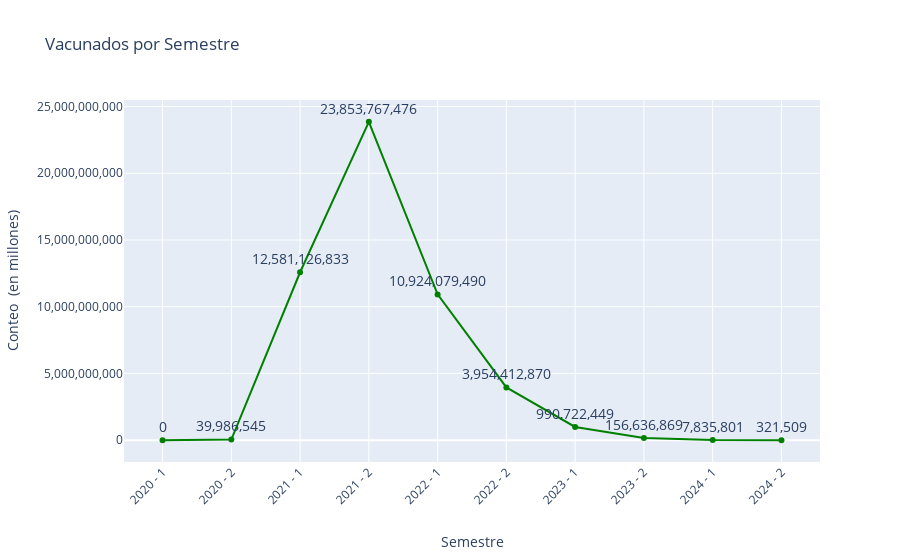

Notebook source saved alongside this figure:
### Markdown cell above
# VACUNADOS POR SEMESTRE

### Code cell
import pandas as pd
import plotly.graph_objects as go
import plotly.io as pio

# Copia independiente del DataFrame original
conf_deaths_df = conf_deaths_df.copy()

# Convertir a datetime
conf_deaths_df.loc[:, 'date_format'] = pd.to_datetime(conf_deaths_df['date'])

# Crear una nueva columna para el semestre
conf_deaths_df.loc[:, 'semestre'] = (conf_deaths_df['date_format'].dt.year.astype(str) + ' - ' + ((conf_deaths_df['date_format'].dt.month - 1) // 6 + 1).astype(str))

# Agrupar por semestre y sumar los valores de 'new_vaccinations' y 'new_deaths'
grouped_semestre_df = conf_deaths_df.groupby('semestre').agg({'new_vaccinations': 'sum'}).reset_index()

# Ajustar los valores de new_vaccinations y new_deaths
#grouped_semestre_df['new_vaccinations_adj'], cases_label = adjust_values(grouped_semestre_df['new_vaccinations'])

# Asegúrate de que 'semestre' sea un string
grouped_semestre_df['semestre'] = grouped_semestre_df['semestre'].astype(str)

# Crear la figura
fig = go.Figure()

# Añadir gráfico de scatter para 'new_vaccinations'
fig.add_trace(go.Scatter(
    x=grouped_semestre_df['semestre'],
    y=grouped_semestre_df['grouped_semestre_df'],
    name='Vacunados',
    mode='lines+markers+text',  # Mostrar los valores en las líneas
    marker=dict(color='green'),
    text=grouped_semestre_df['new_vaccinations'].apply(lambda x: f'{x:,.0f}'),  # Añadir valores en las líneas con formato
    textposition='top center',
    textfont=dict(size=14)
))

# Añadir etiquetas, título y configurar la leyenda
fig.update_layout(
    title='Vacunados por Semestre',
    xaxis=dict(
        title='Semestre',
        title_standoff=30,
        tickangle=-45
    ),
    yaxis=dict(
        title=f'Conteo {cases_label}',  # Etiqueta del eje y
        tickformat=',.0f'  # Formato de número con comas
    ),
    legend=dict(
        x=0.5,  # Posición horizontal de la leyenda
        y=1.1,  # Posición vertical de la leyenda
        traceorder='normal',
        font=dict(
            family="Arial, sans-serif",
            size=12,
            color="black"
        ),
        bgcolor='rgba(255, 255, 255, 0.5)',
        bordercolor='black',
        borderwidth=2
    ),
    paper_bgcolor='white'  # Fondo blanco para el papel
)

# Mostrar el gráfico
fig.show()

# Guardar el gráfico como un archivo HTML
#pio.write_html(fig, file='nuevos_casos_y_muertes_semestrales.html', auto_open=True)

### Figure 1 — Plotly figure (JSON) as saved in the notebook; plotly's stock layout.template omitted (floating-point values rounded to 4 significant figures)
{"data": [{"marker": {"color": "green"}, "mode": "lines+markers+text", "name": "Vacunados", "text": ["0", "39,986,545", "12,581,126,833", "23,853,767,476", "10,924,079,490", "3,954,412,870", "990,722,449", "156,636,869", "7,835,801", "321,509"], "textfont": {"size": 14}, "textposition": "top center", "type": "scatter", "x": ["2020 - 1", "2020 - 2", "2021 - 1", "2021 - 2", "2022 - 1", "2022 - 2", "2023 - 1", "2023 - 2", "2024 - 1", "2024 - 2"], "y": [0, 39986545, 12581126833, 23853767476, 10924079490, 3954412870, 990722449, 156636869, 7835801, 321509]}], "layout": {"legend": {"bgcolor": "rgba(255, 255, 255, 0.5)", "bordercolor": "black", "borderwidth": 2, "font": {"color": "black", "family": "Arial, sans-serif", "size": 12}, "traceorder": "normal", "x": 0.5, "y": 1.1}, "paper_bgcolor": "white", "title": {"text": "Vacunados por Semestre"}, "xaxis": {"tickangle": -45, "title": {"standoff": 30, "text": "Semestre"}}, "yaxis": {"tickformat": ",.0f", "title": {"text": "Conteo  (en millones)"}}}}
